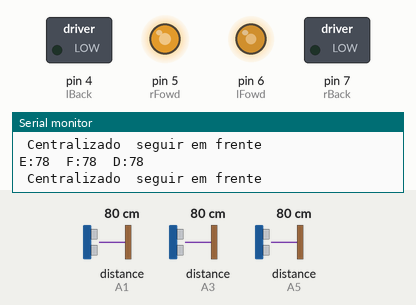
This sketch was run on a simulated Arduino Uno, built with avr-gcc and run on an emulated ATmega328P. On the bench: switched loads named in the sketch (green lamp = pin HIGH), output pins drawn as LEDs (lit = HIGH), the last lines printed to the serial monitor. Wiring (inferred from the names in the program): 3 × ultrasonic range finder: trigger A0, echo A1 / trigger A2, echo A3 / trigger A4, echo A5. The inputs (shaded band) are chosen by the test bench; at power-on: distance to the obstacle (sensors on A1, A3, A5) 80 cm. The echo pulse lasts 58.3 µs per cm; pins used as bus, display or sensor lines are not drawn.

Above: at 1.2 s.
1.3 s: distance to the obstacle (sensor on A1) set to 12 cm
2.8 s: distance to the obstacle (sensor on A1) set to 9 cm
At 3.2 s:
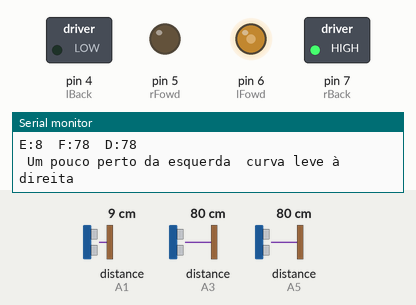
4.3 s: distance to the obstacle (sensor on A3) set to 8 cm
7.3 s: distance to the obstacle (sensor on A3) set to 5 cm
At 8.7 s:
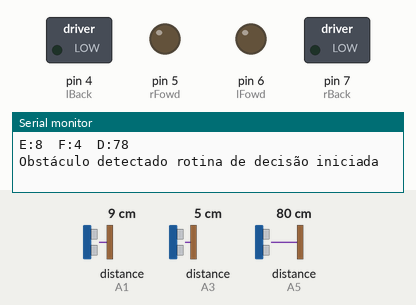
10.3 s: distance to the obstacle (sensor on A3) set to 9 cm
At 10.55 s:
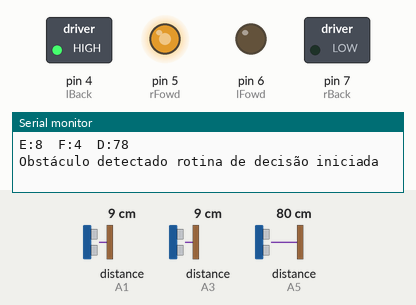
12.4 s: distance to the obstacle (sensor on A5) set to 10 cm
15.4 s: distance to the obstacle (sensor on A5) set to 7 cm
At 15.68 s:
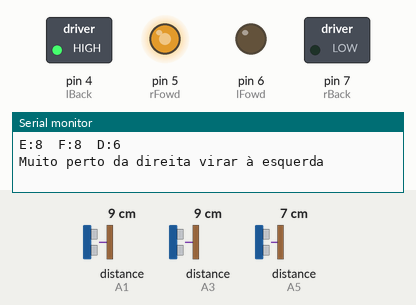
Timing chart, 0 to 18.4 s (numbered marks = the images above; inputs shaded):
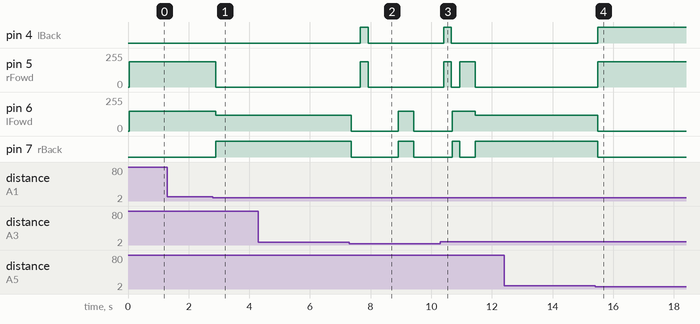

Measured:
- the behaviour switches between 11 and 10 cm on distance to the obstacle (sensor on A1) (found by bisection; images 0 and 1)
- the behaviour switches between 7 and 6 cm on distance to the obstacle (sensor on A3) (found by bisection; images 1 and 2)
- after the input at 2.8 s, pin 5 (rFowd): 190/255 → 0/255 after 0.09 s; pin 6 (lFowd): 150/255 → 120/255 after 0.09 s; pin 7 (rBack): LOW → HIGH after 0.09 s
- after the input at 7.3 s, pin 4 (lBack): LOW → HIGH after 0.37 s, → LOW 0.25 s later; pin 5 (rFowd): 0/255 → 190/255 after 0.37 s, → 0/255 0.25 s later; pin 6 (lFowd): 120/255 → 0/255 after 0.07 s, → 150/255 1.6 s later, → 0/255 0.50 s later; pin 7 (rBack): HIGH → LOW after 0.07 s, → HIGH 1.6 s later, → LOW 0.50 s later
- after the input at 10.3 s, pin 4 (lBack): goes on until 10.7 s, then stays LOW; pin 7 (rBack): LOW → HIGH after 0.38 s, → LOW 0.25 s later, → HIGH 0.51 s later
- after the input at 15.4 s, pin 4 (lBack): LOW → HIGH after 0.08 s; pin 5 (rFowd): 0/255 → 190/255 after 0.08 s; pin 6 (lFowd): 120/255 → 0/255 after 0.08 s; pin 7 (rBack): HIGH → LOW after 0.08 s

The sketch:

Maze.ino
```cpp
// === Definições de pinos ===
const int lTrig = A0, lEcho = A1; // Sensor esquerdo
const int fTrig = A2, fEcho = A3; // Sensor frontal
const int rTrig = A4, rEcho = A5; // Sensor direito

const int lFowd = 6, lBack = 4; // Motor esquerdo (PWM no 6)
const int rFowd = 5, rBack = 7; // Motor direito (PWM no 5)

// === Parâmetros de controle ===
const int minSide = 8;     // cm - distância mínima de segurança lateral
const int idealDist = 12;  // cm - distância ideal do centro do corredor
const int tol = 2;         // cm - tolerância lateral
const int frontLimit = 5;  // cm - distância mínima frontal

//===================configurações de velocidade smars 01=========================

const int speed = 150;
const int speed2 = 190;

//====================configurações de velocidade smars 02========================

/*const int speed = 150;
const int speed2 = 170;*/


// === Parâmetros da rotina de decisão ===
const unsigned long turnTime90 = 250;  // tempo para 90°
const unsigned long delayMeasure = 1000; // 1s para estabilizar antes das medições

// === Função de leitura do sonar ===
long readUltrasonic(int trig, int echo) {
  digitalWrite(trig, LOW);
  delayMicroseconds(2);
  digitalWrite(trig, HIGH);
  delayMicroseconds(10);
  digitalWrite(trig, LOW);
  long duration = pulseIn(echo, HIGH, 20000);
  long distance = duration * 0.034 / 2;
  if (distance == 0 || distance > 200) distance = 200;
  return distance;
}

// === Funções de movimento ===
void moveForward(int speed) {
  analogWrite(lFowd, speed);
  digitalWrite(lBack, LOW);
  analogWrite(rFowd, speed2);
  digitalWrite(rBack, LOW);
}

void moveBackward(int speed) {
  digitalWrite(lFowd, LOW);
  analogWrite(lBack, speed);
  digitalWrite(rFowd, LOW);
  analogWrite(rBack, speed2);
}

void turnLeft(int speed) {
  digitalWrite(lFowd, LOW);
  analogWrite(lBack, speed);
  analogWrite(rFowd, speed2);
  digitalWrite(rBack, LOW);
}

void turnRight(int speed) {
  analogWrite(lFowd, speed);
  digitalWrite(lBack, LOW);
  digitalWrite(rFowd, LOW);
  analogWrite(rBack, speed2);
}

void stopRobot() {
  digitalWrite(lFowd, LOW);
  digitalWrite(lBack, LOW);
  digitalWrite(rFowd, LOW);
  digitalWrite(rBack, LOW);
}


void setup() {
  pinMode(lTrig, OUTPUT);
  pinMode(lEcho, INPUT);
  pinMode(fTrig, OUTPUT);
  pinMode(fEcho, INPUT);
  pinMode(rTrig, OUTPUT);
  pinMode(rEcho, INPUT);

  pinMode(lFowd, OUTPUT);
  pinMode(lBack, OUTPUT);
  pinMode(rFowd, OUTPUT);
  pinMode(rBack, OUTPUT);

  Serial.begin(9600);
  Serial.println("=== Seguidor de corredor com limites calibrados ===");
}

void loop() {
  long leftDist = readUltrasonic(lTrig, lEcho);
  long frontDist = readUltrasonic(fTrig, fEcho);
  long rightDist = readUltrasonic(rTrig, rEcho);

  Serial.print("E:");
  Serial.print(leftDist);
  Serial.print("  F:");
  Serial.print(frontDist);
  Serial.print("  D:");
  Serial.println(rightDist);

  // === Lógica de curva 90° com decisão de lado ===
  if (frontDist < 6) {
    Serial.println("Obstáculo detectado rotina de decisão iniciada");
    stopRobot();
    delay(300);

    //  Gira 90° à esquerda e mede o lado esquerdo
    turnLeft(speed);
    delay(turnTime90);
    stopRobot();
    delay(delayMeasure);
    long leftCheck = readUltrasonic(fTrig, fEcho); // frente agora aponta para a esquerda

    // Gira 180° à direita e mede o lado direito
    turnRight(speed);
    delay(turnTime90 * 2);
    stopRobot();
    delay(delayMeasure);
    long rightCheck = readUltrasonic(fTrig, fEcho); // frente agora aponta para a direita

    // Retorna à posição neutra (90° à esquerda)
    turnLeft(speed);
    delay(turnTime90);
    stopRobot();

    Serial.print("Comparando -> E:");
    Serial.print(leftCheck);
    Serial.print(" D:");
    Serial.println(rightCheck);

    // Decide o lado mais livre
    if (rightCheck > leftCheck + tol) {
      Serial.println("Direita está mais livre  virar 90° à DIREITA e seguir");
      turnRight(speed);
      delay(turnTime90);
      stopRobot();
      moveForward(speed);
    }
    else if (leftCheck > rightCheck + tol) {
      Serial.println("Esquerda está mais livre  virar 90° à ESQUERDA e seguir");
      turnLeft(speed);
      delay(turnTime90);
      stopRobot();
      moveForward(speed);
    }

    else if (frontDist < frontLimit && leftDist < minSide && rightDist < minSide) {
    Serial.println("Beco sem saída detectado!");
    moveBackward(speed);
    delay(400); // recuar
    stopRobot();
    turnRight(speed); // virar 180°
    delay(turnTime90 * 2);
    stopRobot();
    moveForward(speed);
    delay(300);
}

    else {
      Serial.println("Distâncias semelhantes → seguir em frente");
      moveForward(speed);
    }

    delay(500);
    return;
  }


  // === Prioridade 1: Obstáculo frontal ===
  if (frontDist < frontLimit) {
    Serial.println("Obstáculo à frente → ré");
    moveBackward(speed);
    delay(300);
    turnLeft(speed);
    delay(300);
    stopRobot();
    return;
  }

  // === Prioridade 2: Paredes muito próximas ===
  if (leftDist < minSide) {
    Serial.println(" Muito perto da esquerda  virar à direita");
    turnRight(speed);
    delay(200);
    stopRobot();
    return;
  }

  if (rightDist < minSide) {
    Serial.println("Muito perto da direita virar à esquerda");
    turnLeft(speed);
    delay(200);
    stopRobot();
    return;
  }

  // === Correção suave de alinhamento lateral ===
  if (leftDist < (idealDist - tol)) {
    Serial.println(" Um pouco perto da esquerda  curva leve à direita");
    turnRight(speed - 30);
  }
  else if (rightDist < (idealDist - tol)) {
    Serial.println("Um pouco perto da direita  curva leve à esquerda");
    turnLeft(speed - 30);
  }
  else {
    Serial.println(" Centralizado  seguir em frente");
    moveForward(speed);
  }

  delay(100);
}
```
